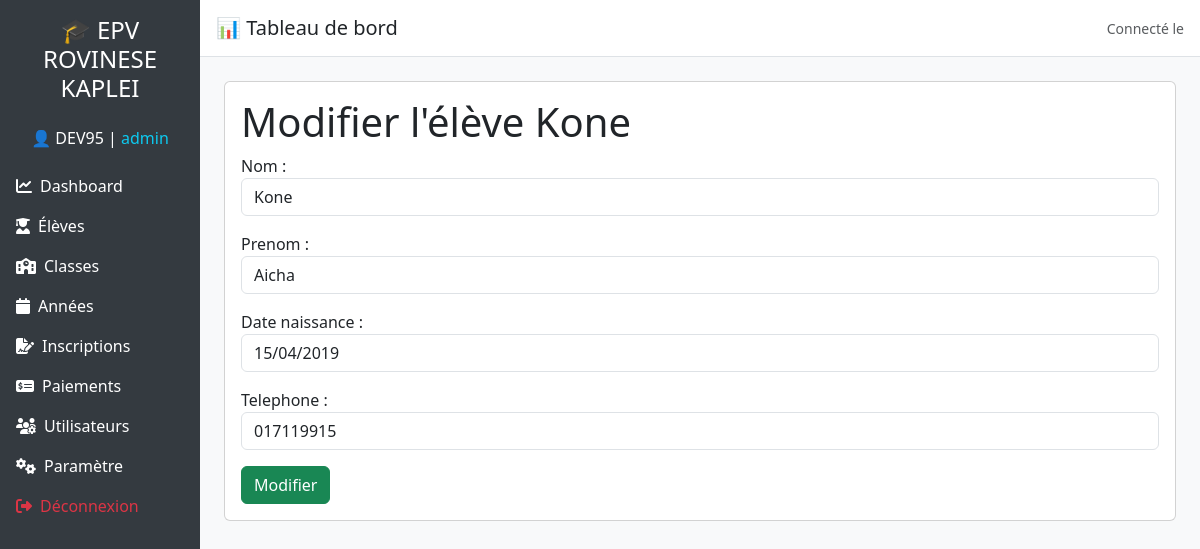
The page /core/eleves/22/modifier/ (signed in) on the database its author committed.
### utilisateurs/models.py (models this page shows)
class Utilisateur(AbstractUser):
    ROLE_CHOICES = (
        ('admin', 'Administrateur'),
        ('caissier', 'Caissier'),
    )
    role = models.CharField(max_length=20, choices=ROLE_CHOICES, default='caissier')

### core/models.py (models this page shows, shortened)
class Eleve(models.Model):
    nom = models.CharField(max_length=255)
    prenom = models.CharField(max_length=255)
    date_naissance = models.DateField()
    matricule = models.CharField(max_length=50, unique=True, blank=True, null=True)
    telephone = models.CharField(max_length=15, blank=True, null=True)
    montant_du = models.DecimalField(max_digits=10, decimal_places=2, null=False, default=0)
    montant_restant = models.DecimalField(max_digits=10, decimal_places=2, default=0)  # Montant restant à payer

### core/views.py (the view)
    def wrapper(request, *args, **kwargs):
        if request.user.is_authenticated and request.user.role == 'admin':
            return view_func(request, *args, **kwargs)
        return redirect('connexion')

### core/forms.py
class EleveForm(forms.ModelForm):
    class Meta:
        model = Eleve
        fields = ['nom', 'prenom', 'date_naissance', "telephone"]
        widgets = {
            "nom" : forms.TextInput(attrs={
                "class" : "form-control",
            }),
            "prenom" : forms.TextInput(attrs={
                "class" : "form-control",
            }),
            "telephone" : forms.TextInput(attrs={
                "class" : "form-control",
            }),
            "date_naissance" : forms.DateInput(attrs={"class":"form-control"})
        }

### core/views.py (called while the page is built)
def admin_required(view_func):
    def wrapper(request, *args, **kwargs):
        if request.user.is_authenticated and request.user.role == 'admin':
            return view_func(request, *args, **kwargs)
        return redirect('connexion')
    return wrapper

@admin_required
@login_required
def modifier_eleve(request, id):
    eleve = get_object_or_404(Eleve, id=id)
    if request.method == "POST":
        form = EleveForm(request.POST, instance=eleve)
        if form.is_valid():
            form.save()
            messages.success(request, "l'eleve à été modifié avec succès")
            return redirect("liste_eleves")
    else:
        form = EleveForm(instance=eleve)
    return render(request, "eleves/modifier_eleve.html", {"form": form, 'eleve':eleve})

### core/templates/eleves/modifier_eleve.html (shortened to what this page needs)
{% extends "base.html" %}
{% block content %}
    <div class="card">
        <form action="" method="post" class="card-body">
            <h1 class="card-title">Modifier l'élève {{ eleve.nom | title }} </h1>
            {{ form.as_p }}
            <button type="submit" class="btn btn-success">Modifier</button>
        </form>
    </div>
{% endblock  %}

### templates/base.html (shortened to what this page needs)
<!DOCTYPE html>
<html lang="fr">
<head>
  <link href="https://cdn.jsdelivr.net/npm/bootstrap@5.3.0/dist/css/bootstrap.min.css" rel="stylesheet">
  <link href="https://cdnjs.cloudflare.com/ajax/libs/font-awesome/6.4.0/css/all.min.css" rel="stylesheet">
</head>
<body>
{% if user.is_authenticated %}
<div class="d-flex">
  <nav class="sidebar d-flex flex-column p-3 text-white col-md-3 col-lg-2">
    <h4 class="text-center mb-4">🎓 EPV ROVINESE KAPLEI</h4>
    <p class="text-center">👤 {{ user.username | upper }} | <span class="text-info">{{ user.role }}</span></p>
    {% if user.role == 'admin' %}
      <a href="{% url 'dashboard' %}" class="py-2 d-block"><i class="fas fa-chart-line me-2"></i>Dashboard</a>
      <a href="{% url 'liste_eleves' %}" class="py-2 d-block"><i class="fas fa-user-graduate me-2"></i>Élèves</a>
      <a href="{% url 'liste_classes' %}" class="py-2 d-block"><i class="fas fa-school me-2"></i>Classes</a>
      <a href="{% url 'liste_annees' %}" class="py-2 d-block"><i class="fas fa-calendar me-2"></i>Années</a>
      <a href="{% url 'inscription_form' %}" class="py-2 d-block"><i class="fas fa-file-signature me-2"></i>Inscriptions</a>
      <a href="{% url 'paiement_list' %}" class="py-2 d-block"><i class="fas fa-money-check-alt me-2"></i>Paiements</a>
      <a href="{% url "liste_utilisateurs" %}" class="py-2 d-block"><i class="fas fa-users-cog me-2"></i>Utilisateurs</a>
      <a href="/admin/" class="py-2 d-block"><i class="fas fa-cogs me-2"></i>Paramètre</a>
      <a href="{% url 'deconnexion' %}" class="py-2 d-block text-danger"><i class="fas fa-sign-out-alt me-2"></i>Déconnexion</a>
    {% endif %}
  </nav>
  <div class="flex-grow-1">
    <div class="topbar d-flex justify-content-between align-items-center">
      <h5 class="mb-0">📊 Tableau de bord</h5>
      <span class="text-muted small">Connecté le {{ now|date:"d/m/Y H:i" }}</span>
    </div>
    <div class="p-4">
      {% block content %}{% endblock %}
    </div>
  </div>
</div>
{% endif %}
</body>
</html>

### templates/base.html (style rules this page uses)
body { font-family: 'Segoe UI', sans-serif; background-color: #f8f9fa; }
.sidebar { height: 100vh; background-color: #343a40; }
.sidebar a { color: #ffffff; text-decoration: none; }
.topbar { background-color: #ffffff; padding: 1rem; border-bottom: 1px solid #dee2e6; }

### rows shown on the page
Utilisateur: username "DEV95", role "admin"
Eleve: nom "Kone", prenom "Aicha", date_naissance "15/04/2019", telephone "017119915"
